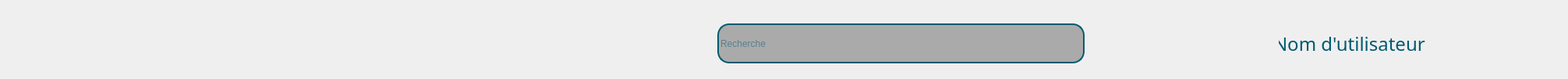
   <widget class="QWidget" name="up" native="true">
    <property name="geometry">
     <rect>
      <x>-9</x>
      <y>-10</y>
      <width>2011</width>
      <height>101</height>
     </rect>
    </property>
    <property name="styleSheet">
     <string notr="true">#up{
background-color: rgb(199, 213, 224);
}
#rech{
border-radius:15px;
border:2px solid rgb(0, 90, 113);
color:  rgb(0, 90, 113);;
font: 75 16pt &quot;Bell MT&quot;;
background-color: rgb(200, 200, 200);
}
#label,#label_7{
font:75 14pt &quot;Bell MT&quot;;
background : transparent;
color : rgb(0, 90, 113);

}
#lineEdit{
font:75 18pt &quot;Bell MT&quot;;
background : transparent;
color : rgb(0, 90, 113);

}</string>
    </property>
    <widget class="QLabel" name="label">
     <property name="geometry">
      <rect>
       <x>160</x>
       <y>15</y>
       <width>211</width>
       <height>61</height>
      </rect>
     </property>
     <property name="text">
      <string/>
     </property>
     <property name="pixmap">
      <pixmap resource="image.qrc">:/new/prefix1/logo.png</pixmap>
     </property>
     <property name="scaledContents">
      <bool>true</bool>
     </property>
     <property name="wordWrap">
      <bool>false</bool>
     </property>
    </widget>
    <widget class="QLabel" name="label_7">
     <property name="geometry">
      <rect>
       <x>30</x>
       <y>29</y>
       <width>51</width>
       <height>51</height>
      </rect>
     </property>
     <property name="text">
      <string/>
     </property>
     <property name="pixmap">
      <pixmap resource="image.qrc">:/new/prefix1/icon menu.png</pixmap>
     </property>
     <property name="scaledContents">
      <bool>true</bool>
     </property>
    </widget>
    <widget class="QPushButton" name="pushButton">
     <property name="geometry">
      <rect>
       <x>1830</x>
       <y>25</y>
       <width>75</width>
       <height>51</height>
      </rect>
     </property>
     <property name="cursor">
      <cursorShape>PointingHandCursor</cursorShape>
     </property>
     <property name="text">
      <string/>
     </property>
     <property name="icon">
      <iconset resource="image.qrc">
       <normaloff>:/new/prefix1/icon utilisateur.png</normaloff>:/new/prefix1/icon utilisateur.png</iconset>
     </property>
     <property name="iconSize">
      <size>
       <width>45</width>
       <height>45</height>
      </size>
     </property>
     <property name="flat">
      <bool>true</bool>
     </property>
    </widget>
    <widget class="QLineEdit" name="lineEdit">
     <property name="geometry">
      <rect>
       <x>1640</x>
       <y>30</y>
       <width>191</width>
       <height>51</height>
      </rect>
     </property>
     <property name="font">
      <font>
       <family>Bell MT</family>
       <pointsize>18</pointsize>
       <italic>false</italic>
       <bold>false</bold>
      </font>
     </property>
     <property name="styleSheet">
      <string notr="true"/>
     </property>
     <property name="text">
      <string>Nom d'utilisateur</string>
     </property>
     <property name="frame">
      <bool>false</bool>
     </property>
     <property name="readOnly">
      <bool>true</bool>
     </property>
     <property name="clearButtonEnabled">
      <bool>false</bool>
     </property>
    </widget>
    <widget class="QLineEdit" name="rech">
     <property name="geometry">
      <rect>
       <x>920</x>
       <y>30</y>
       <width>471</width>
       <height>51</height>
      </rect>
     </property>
     <property name="styleSheet">
      <string notr="true">background-color: rgb(170, 170, 170);
</string>
     </property>
     <property name="text">
      <string/>
     </property>
     <property name="placeholderText">
      <string>Recherche</string>
     </property>
     <property name="clearButtonEnabled">
      <bool>true</bool>
     </property>
    </widget>
   </widget>
